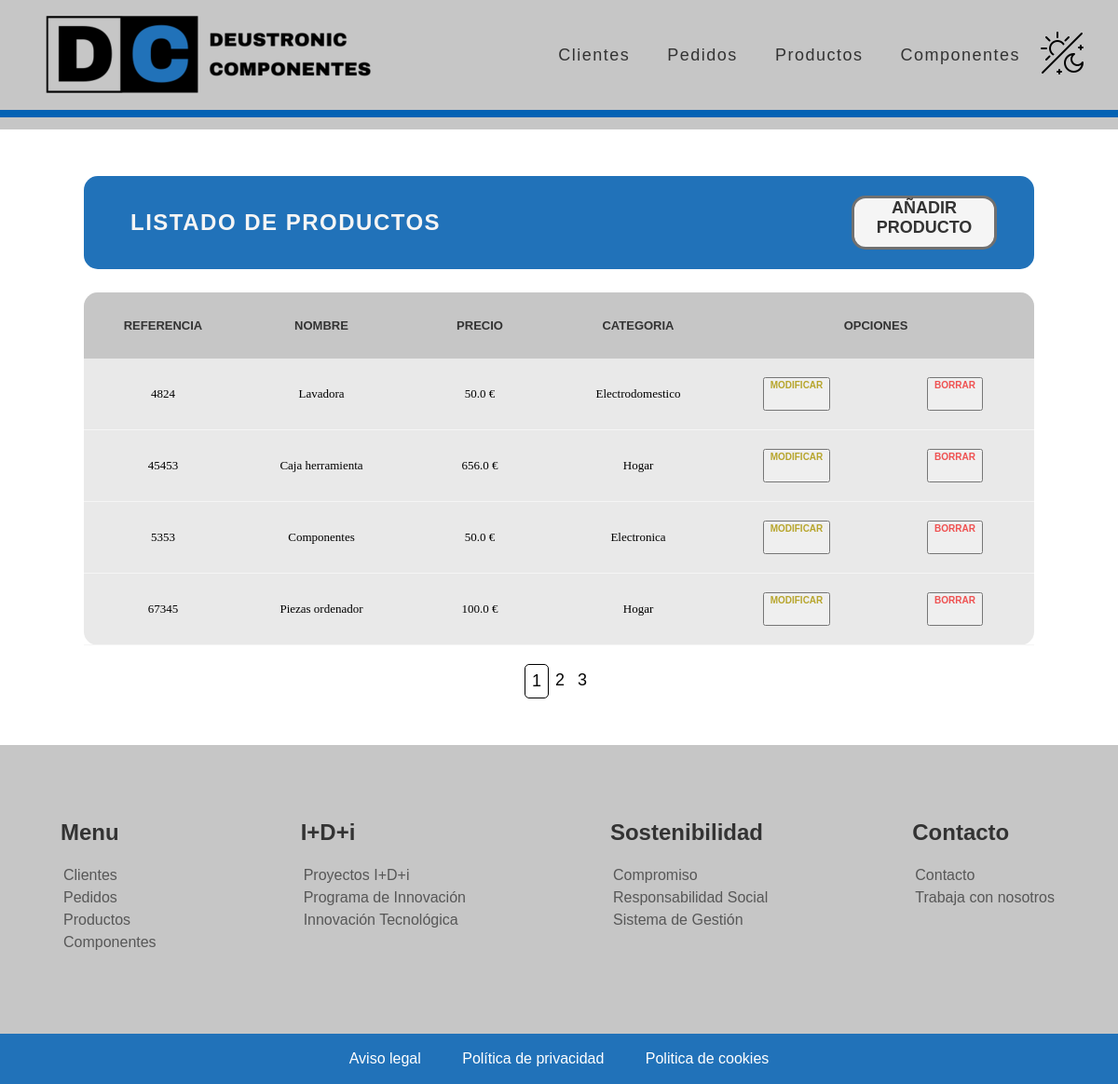
The page /appGestionPedidos/producto/list on the database its author committed.
### appGestionPedidos/models.py (models this page shows, shortened)
class Producto(models.Model):
    referencia = models.IntegerField(unique=True)
    precio = models.FloatField(validators=[MinValueValidator(0.01)])
    nombre = models.CharField(max_length=16)
    descripcion = models.CharField(max_length=60)
    categoria = models.ForeignKey(Categoria, on_delete=models.CASCADE)
    componente = models.ManyToManyField(Componente)

class Categoria(models.Model):
    nombre = models.CharField(max_length=16)
    def __str__(self):
       return f"{self.nombre}"

### appGestionPedidos/views.py (the view)
# urls.py: path('producto/list', views.ProductoListView.as_view(), name='producto'),
class ProductoListView(ListView):
    model = Producto
    paginate_by = 4

### appGestionPedidos/templates/appGestionPedidos/producto_list.html (shortened to what this page needs)
{% extends "base.html" %}
{% load static %}
{% block contenido %}
<div class="main_container">
    <div class="main_title_container">
        <div class="main_title">
            <h2>LISTADO DE PRODUCTOS</h2>
        </div>
        <a href="/appGestionPedidos/producto/create" alt="crear_cliente">AÑADIR PRODUCTO</a>
    </div>
    <div class="main_table_container">
        {% if producto_list %}
        <table class="main_table">
            <thead>
                <tr>
                    <th>Referencia</th>
                    <th>Nombre</th>
                    <th>Precio</th>
                    <th>Categoria</th>
                    <th class="main_table_esp_1" colspan="2">Opciones</th>
                </tr>
            </thead>
            {% for producto in producto_list %}
            <tbody class="main_table_contenido">
                <tr>
                    <td>{{ producto.referencia }}</td>
                    <td>{{ producto.nombre }}</td>
                    <td>{{ producto.precio }} €</td>
                    <td>{{ producto.categoria }}</td>
                    <td class="main_table_esp_modificar">
                        <button><a href="/appGestionPedidos/modificar-producto/{{ producto.id }}">MODIFICAR</a></button>
                    </td>
                    <td class="main_table_esp_borrar">
                        <button><a class="btnEliminacion" href="/appGestionPedidos/eliminar-producto/{{ producto.id }}">BORRAR</a></button>
                    </td>
                </tr>
            </tbody>
            {% endfor %}
        </table>
        {% else %}
        <p>No hay productos creados.</p>
        {% endif %}
    </div>
    {% if is_paginated %}
    <div class="pagination">
        {% for i in paginator.page_range %}
        <a {% if page_obj.number == i %} class="active" {% endif %} href="?page={{i}}">{{ i }}</a>
        {% endfor %}
    </div>
    {% endif %}
</div>
{% endblock %}

### appGestionPedidos/static/CSS/estilos_base.css (style rules this page uses)
a:link, a:visited { text-decoration: none; }
body { margin: 0px 0px; }

### appGestionPedidos/static/CSS/estilos_main.css (style rules this page uses)
.main_container { width: 85%; max-width: 1300px; margin: 50px auto; text-align: justify; justify-content: center; }
.main_title_container { display: flex; align-items: center; justify-content: space-between; background-color: #2172b9; border-radius: 15px; height: 100px; }
.main_title_container a { align-items: center; text-align: center; height: 52px; width: 150px; margin-right: 40px; font-size: large; font-weight: 800; color:#333333; font-family: sans-serif; background-color:whitesmoke; border-color: #333333af; border-width: 3px; border-style: solid; border-radius: 15px; }
.main_title { display: flex; align-items: center; vertical-align: middle; color: whitesmoke; padding-left: 50px; }
.main_title h2 { vertical-align: middle; font-family: sans-serif; font-size: x large; letter-spacing: 1.5px; }
.main_table_container { margin-top: 25px; display: flex; background-color: #d4d4d483; border-radius: 15px; border: solid 1px rgba(255. 255, 255, 0.2); }
.main_table { width: 100%; font-size: 14px; table-layout: fixed; border-collapse: collapse; }
.main_table thead { background: #c6c6c6; }
.main_table th { padding: 28px 28px; font-weight: 775; font-family: sans-serif; font-size: medium; text-align: center; text-transform: uppercase; color:#333333; }
.main_table th:first-child { border-top-left-radius: 15px; }
.main_table th:last-child { border-top-right-radius: 15px; }
.main_table td { margin: 40px 70px; padding: 20px 0px; font-size: medium; text-align: center; border-bottom: solid 1px whitesmoke; }
.main_table_contenido a { display: block; width: 60; height: 30px; border-radius: 10px; font-family: sans-serif; font-weight: 700; }
.main_table_esp_modificar a { font-size: medium; font-weight: 800; color: #b7a52c; font-family: sans-serif; border-radius: 15px; }
.main_table_esp_borrar a { font-size: medium; font-weight: 800; color:#ef0909af; font-family: sans-serif; }
.pagination { display: flex; justify-content: center; padding-top: 20px; font-family: sans-serif; }
.pagination a { padding: 7px; font-size: large; color: #040404; justify-content: center; }
.active { border: 1px solid black; border-radius: 5px; }

### appGestionPedidos/static/CSS/media_queries.css (style rules this page uses)
@media only screen and (max-width: 1200px) { .main_table th { font-weight: 775; font-family: sans-serif; font-size: small; text-align: center; text-transform: uppercase; color:#333333; } }
@media only screen and (max-width: 1200px) { .main_table td { margin: 40px 70px; padding: 20px 0px; font-size: small; text-align: center; border-bottom: solid 1px whitesmoke; } }
@media only screen and (max-width: 1200px) { .main_table_esp_modificar a { font-size: x-small; font-weight: 800; color: #b7a52c; font-family: sans-serif; border-radius: 15px; } }
@media only screen and (max-width: 1200px) { .main_table_esp_borrar a { font-size: x-small; font-weight: 800; color:#ef0909af; font-family: sans-serif; } }

### rows shown on the page
Producto: referencia "4824", nombre "Lavadora", precio "50.0", categoria "Electrodomestico"
Producto: referencia "45453", nombre "Caja herramienta", precio "656.0", categoria "Hogar"
Producto: referencia "5353", nombre "Componentes", precio "50.0", categoria "Electronica"
Producto: referencia "67345", nombre "Piezas ordenador", precio "100.0", categoria "Hogar"

### other values the page prints
{{ i }} "1" "2" "3"
